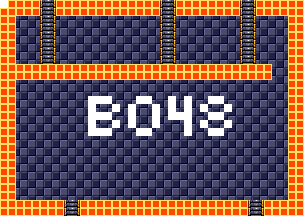

A level layout from a 2D game, rendered from its tile map. Below: a short description, then the map file with tile-grid data replaced by summaries:
An orthogonal 38x27 tile map with 8x8 px tiles, 4 tile layers (background, foreground, room numbers, Objects), 15 tilesets.

<map version="1.5" tiledversion="1.7.1" orientation="orthogonal" renderorder="right-down" width="38" height="27" tilewidth="8" tileheight="8" infinite="0" nextlayerid="11" nextobjectid="1">
 <tileset firstgid="1" source="tilesheets/tsKarniMata.tsx" />
 <tileset firstgid="1025" source="tilesheets/tsVoodooWasp.tsx" />
 <tileset firstgid="2049" source="tilesheets/tsBurial.tsx" />
 <tileset firstgid="3073" source="tilesheets/tsBlueTemple.tsx" />
 <tileset firstgid="4097" source="tilesheets/tsGoddess.tsx" />
 <tileset firstgid="5121" source="tilesheets/tsKonark.tsx" />
 <tileset firstgid="6145" name="sEnemies" tilewidth="8" tileheight="8" tilecount="1024" columns="32">
  <image source="../grapx/tilesheets/sObjects.bmp" trans="ff94ff" width="256" height="256" />
 </tileset>
 <tileset firstgid="7169" source="tilesheets/tsIceTemple.tsx" />
 <tileset firstgid="8193" source="tilesheets/tsLavaArea.tsx" />
 <tileset firstgid="9217" source="tilesheets/tsBossArea.tsx" />
 <tileset firstgid="10241" source="tilesheets/tsPegu.tsx" />
 <tileset firstgid="11265" source="tilesheets/sTiwanakuTemple.tsx" />
 <tileset firstgid="12289" source="tilesheets/sIndraTemple.tsx" />
 <tileset firstgid="13313" source="tilesheets/sTeleport.tsx" />
 <tileset firstgid="14337" source="tilesheets/sObjects.tsx" />
 <layer id="2" name="background" width="38" height="27">
  <data>[1026 cells, 1026 non-empty, 2 distinct tile ids]</data>
 </layer>
 <layer id="1" name="foreground" width="38" height="27">
  <data>[1026 cells, 344 non-empty, 3 distinct tile ids]</data>
 </layer>
 <layer id="7" name="room numbers" width="38" height="27">
  <data>[1026 cells, 43 non-empty, 1 distinct tile ids]</data>
 </layer>
 <layer id="10" name="Objects" width="38" height="27">
  <data>[1026 cells, 0 non-empty, 0 distinct tile ids]</data>
 </layer>
</map>
